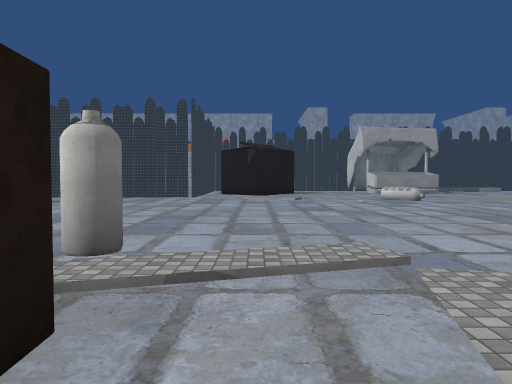
[1] (above)

24 first-person views from a walk through a Unity game level. The camera is 1.5 m above the floor, tilts 2° down and sees 70° across. The floor is counted in squares, 2 m on a side. Each view is taken from the middle of a square. On the plan, view 1 faces up. The plan holds only what a view shows up to about 11 squares ahead; the rest is blank. The place goes on beyond the plan. The player character is not drawn. Some animated figures are left out. Some surface patterns are stand-ins.

[2]
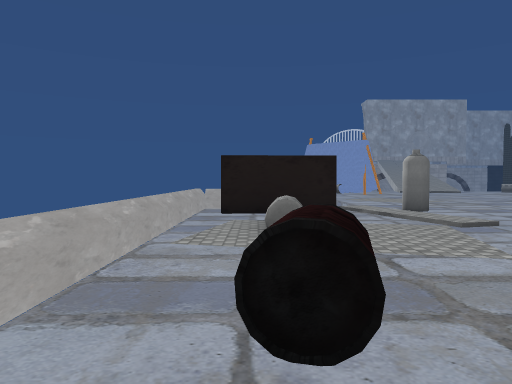

[3]
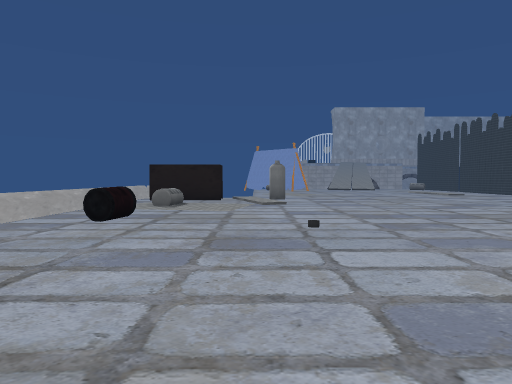

[4]
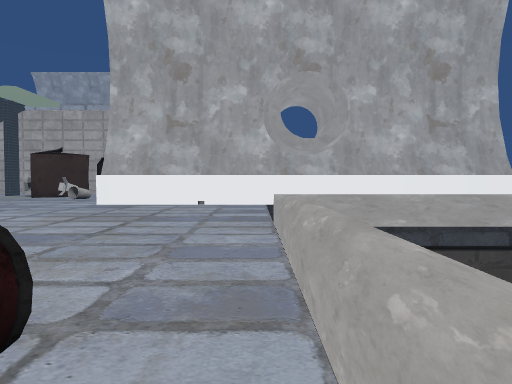

[5]
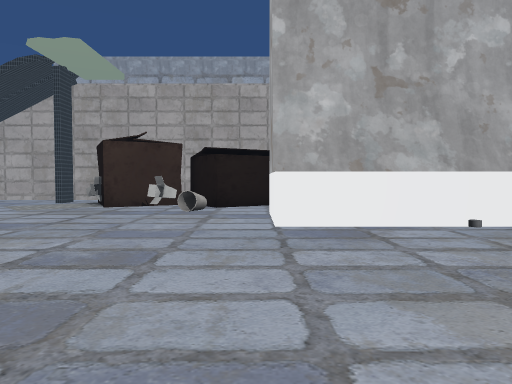

[6]
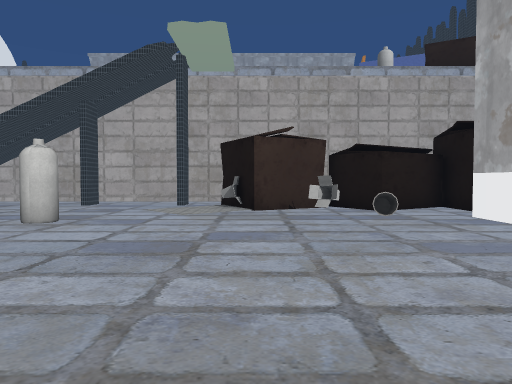

[7]
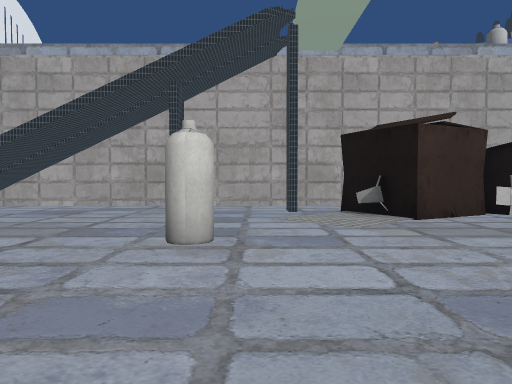

[8]
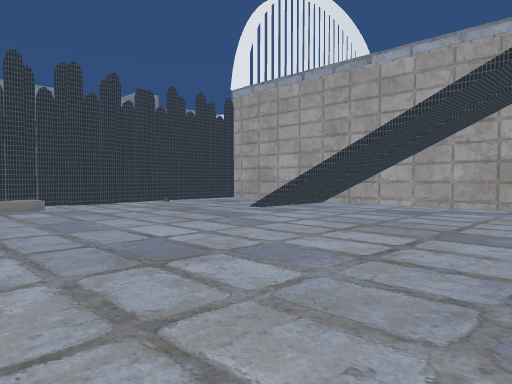

[9]
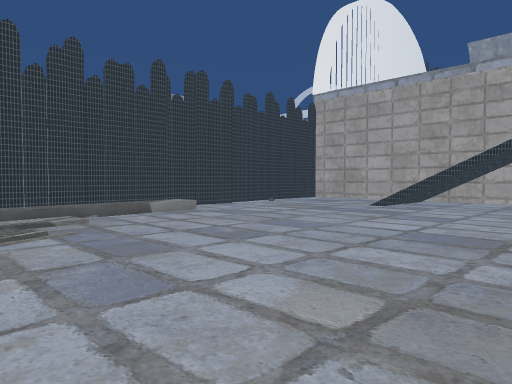

[10]
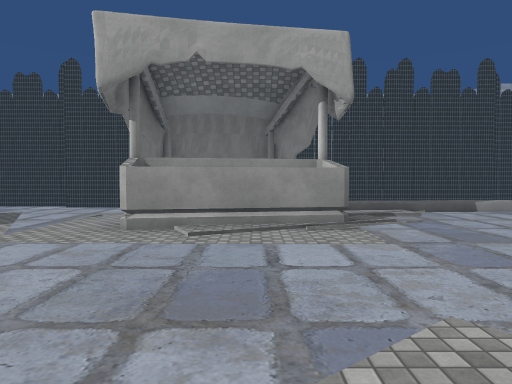

[11]
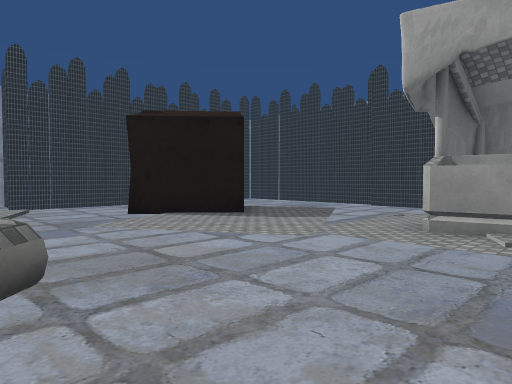

[12]
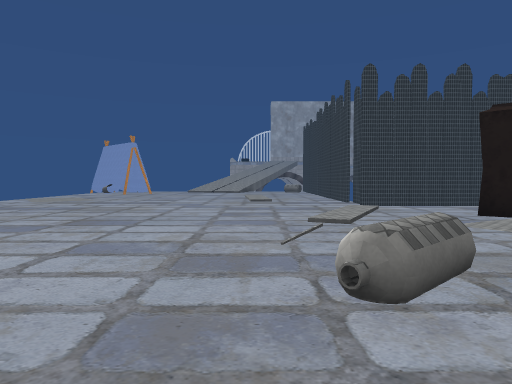

[13]
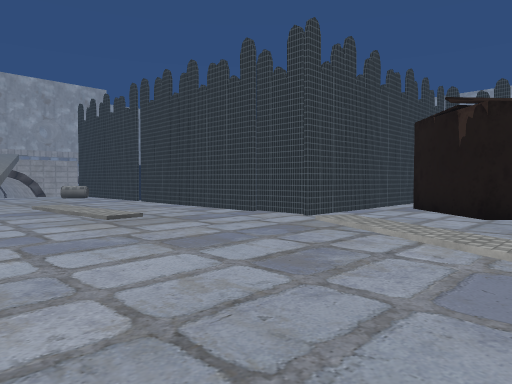

[14]
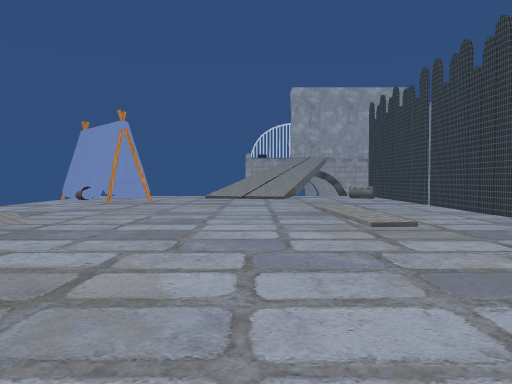

[15]
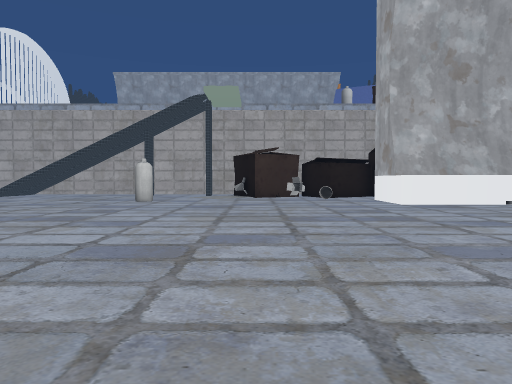

[16]
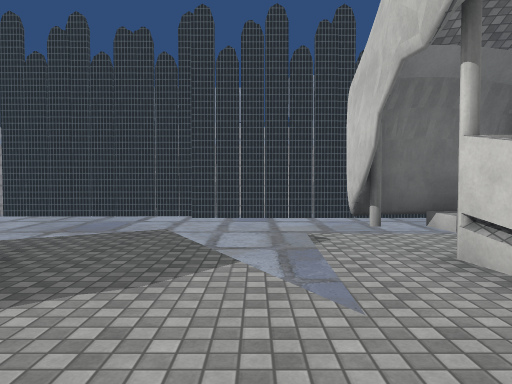

[17]
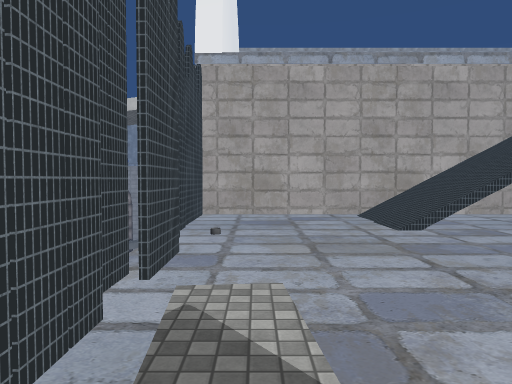

[18]
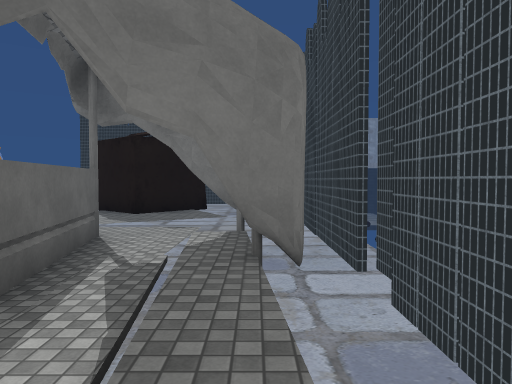

[19]
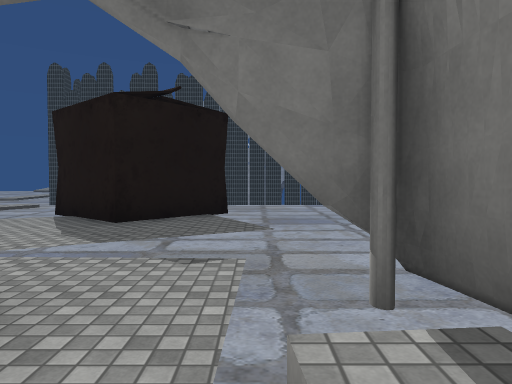

[20]
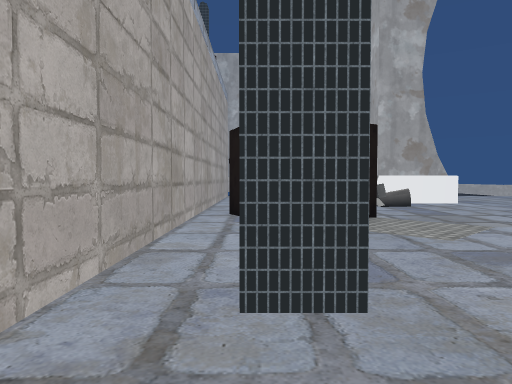

[21]
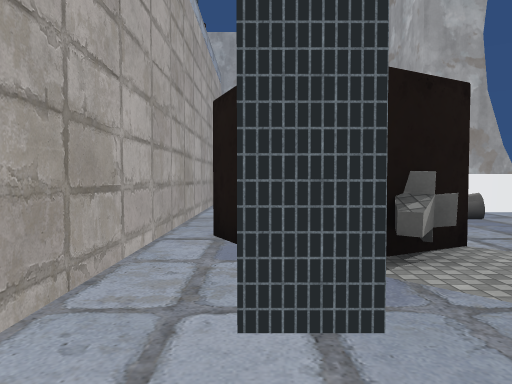

[22]
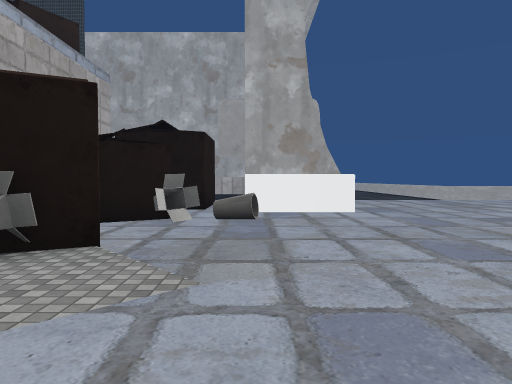

[23]
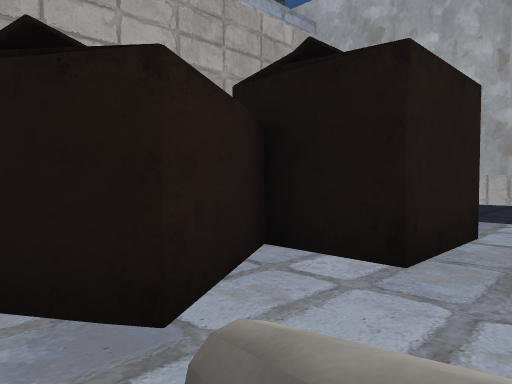

[24]
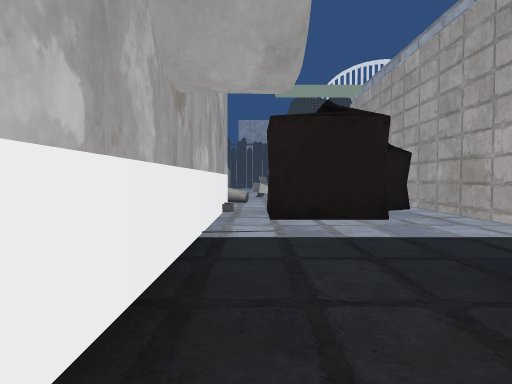

### Floor plan
Key: @ floor where view 1 was taken; # wall or solid block; x gap in a wall; . main floor; : floor 0.25 m higher than the main floor; + floor 0.5 m higher than the main floor; / step, stairs or slope; = window, fence, low wall or low ledge; ^ raised ledge; O other object.
Columns run from 10 left of view 1 to 23 right of it. Each row starts with its distance up from view 1.
 23        #.....############.##.....#
 22        #........####//+++........#
 21        #........//////...........#
 20        #..O........^/............#
 19        #.O OO...####/........////#
 18        #.O O.................=//##
 17        #..O...................  ##
 16        #.........................#
 15 ########//.......................#
 14 ........./:/.....................#
 13 .........../...O...  ..........#.#
 12 ..:::/....................O......#
 11 .................................#
 10 ...............................O.#
  9 ..............................O..#
  8 .............................OOO.#
  7 ..............................OO.#
  6 ............................O.O .#
  5 .....  ....................O.O  .#
  4 ...   ..O../.................. Ox#
  3 ..    ..////.............# #.OOO.#
  2         /................# O..O..#
  1        OOO.OO............###.OO..#
  0        OOO@.O..O.........###.....#
 -1        O.................# O.....
 -2         =============    ###....
 -3                    #=    ###...
 -4                     =    ###...
 -5                     =    ###...
 -6                          #  ...
 -7                          #   ##
 -8                          #

Where each view was taken, in squares from view 1:
view 1: 0 up, 0 right, facing up
view 2: 0 up, 7 right, facing left
view 3: 3 up, 12 right, facing left
view 4: 1 down, 4 right, facing right
view 5: 4 up, 9 right, facing right
view 6: 8 up, 10 right, facing right
view 7: 11 up, 12 right, facing right
view 8: 12 up, 12 right, facing up-right
view 9: 14 up, 9 right, facing up-right
view 10: 13 up, 8 right, facing up
view 11: 13 up, 8 right, facing up-left
view 12: 12 up, 8 right, facing left
view 13: 9 up, 2 right, facing up-left
view 14: 10 up, 1 right, facing left
view 15: 8 up, 4 right, facing right
view 16: 16 up, 4 right, facing up
view 17: 22 up, 12 right, facing right
view 18: 22 up, 12 right, facing left
view 19: 21 up, 8 right, facing left
view 20: 15 up, 21 right, facing down
view 21: 12 up, 21 right, facing down
view 22: 12 up, 17 right, facing down
view 23: 6 up, 17 right, facing down-right
view 24: 6 down, 18 right, facing up
